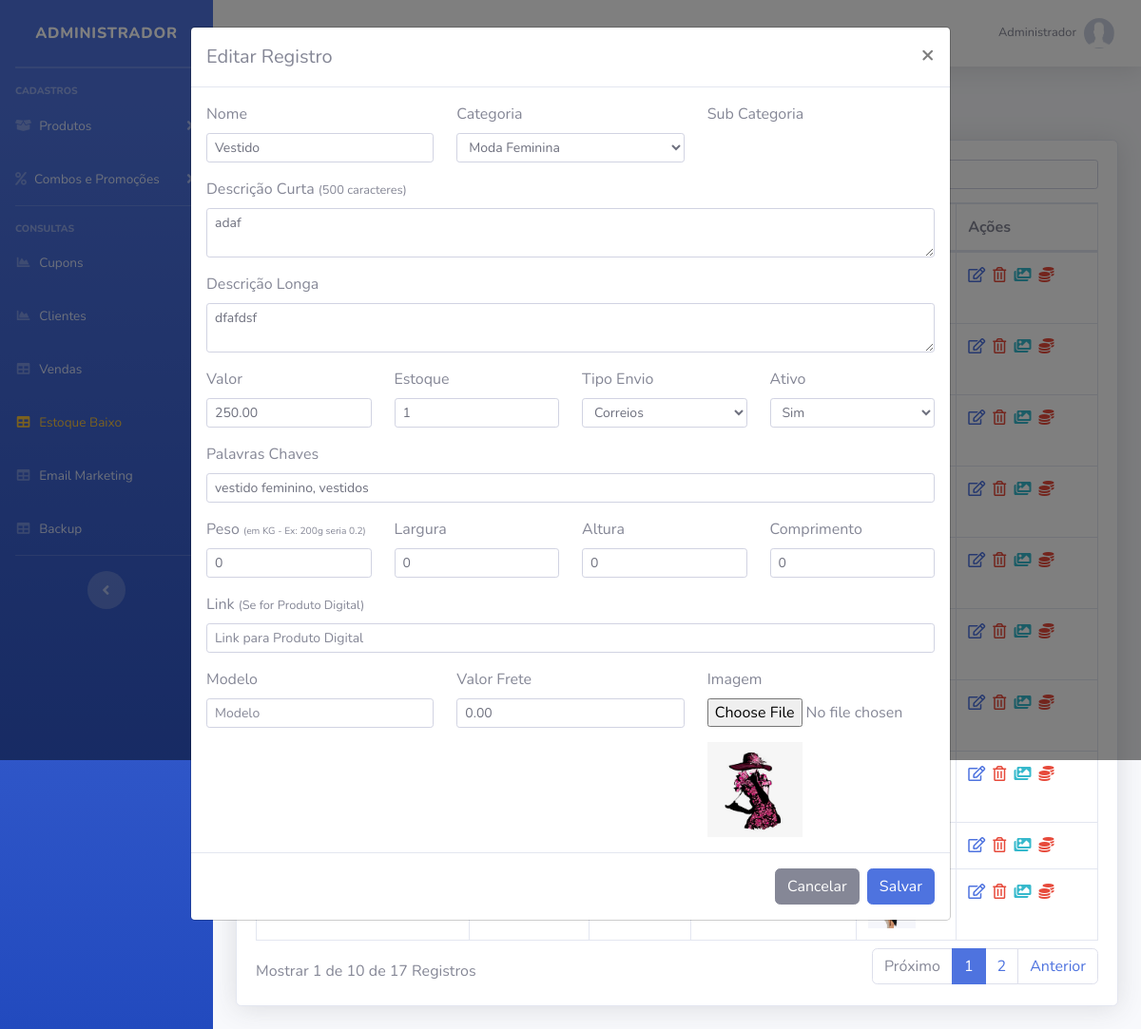
The page /sistema/painel-admin/index.php?pag=produtos&funcao=editar&id=3 (signed in) on the database its author committed.
### tables this page shows
CREATE TABLE `usuarios` (
  `id` int(11) NOT NULL AUTO_INCREMENT,
  `nome` varchar(50) NOT NULL,
  `cpf` varchar(20) NOT NULL,
  `email` varchar(50) NOT NULL,
  `senha` varchar(35) NOT NULL,
  `senha_crip` varchar(150) NOT NULL,
  `nivel` varchar(20) NOT NULL,
  PRIMARY KEY (`id`)
);

CREATE TABLE `produtos` (
  `id` int(11) NOT NULL AUTO_INCREMENT,
  `categoria` int(11) NOT NULL,
  `sub_categoria` int(11) NOT NULL,
  `nome` varchar(100) NOT NULL,
  `nome_url` varchar(100) NOT NULL,
  `descricao` varchar(1000) NOT NULL,
  `descricao_longa` text NOT NULL,
  `valor` decimal(10,2) NOT NULL,
  `imagem` varchar(100) NOT NULL,
  `estoque` int(11) NOT NULL,
  `tipo_envio` int(11) NOT NULL,
  `palavras` varchar(250) NOT NULL,
  `ativo` varchar(5) NOT NULL,
  `peso` double(8,2) DEFAULT NULL,
  `largura` double(8,2) DEFAULT NULL,
  `altura` double(8,2) DEFAULT NULL,
  `comprimento` double(8,2) DEFAULT NULL,
  `modelo` varchar(100) DEFAULT NULL,
  `valor_frete` decimal(8,2) DEFAULT NULL,
  `promocao` varchar(5) NOT NULL,
  PRIMARY KEY (`id`)
);

CREATE TABLE `categorias` (
  `id` int(11) NOT NULL AUTO_INCREMENT,
  `nome` varchar(50) NOT NULL,
  `nome_url` varchar(50) NOT NULL,
  `imagem` varchar(100) NOT NULL,
  PRIMARY KEY (`id`)
);

CREATE TABLE `tipo_envios` (
  `id` int(11) NOT NULL AUTO_INCREMENT,
  `nome` varchar(50) NOT NULL,
  PRIMARY KEY (`id`)
);

### sistema/painel-admin/produtos.php (the view, shortened to what the rows shown need)
<?php
$pag = "produtos";
require_once("../../conexao.php");
?>
<div class="row mt-4 mb-4">
  <a type="button" class="btn-primary btn-sm ml-3 d-none d-md-block" href="index.php?pag=<?php echo $pag ?>&funcao=novo">Novo Produto</a>
</div>
<div class="card shadow mb-4">
  <div class="card-body">
    <div class="table-responsive">
      <table class="table table-bordered" id="dataTable" width="100%" cellspacing="0">
        <thead>
          <tr>
            <th>Nome</th>
            <th>Valor</th>
            <th>Estoque</th>
            <th>SubCategoria</th>
            <th>Imagem</th>
            <th>Ações</th>
          </tr>
        </thead>
        <tbody>
         <?php
         $query = $pdo->query("SELECT * FROM produtos order by id desc ");
         $res = $query->fetchAll(PDO::FETCH_ASSOC);
         for ($i=0; $i < count($res); $i++) {
          $valor = $res[$i]['valor'];
          $estoque = $res[$i]['estoque'];
          $sub_cat = $res[$i]['sub_categoria'];
          $imagem = $res[$i]['imagem'];
          $promocao = $res[$i]['promocao'];
          $id = $res[$i]['id'];
          $valor = number_format($valor, 2, ',', '.');
          $query2 = $pdo->query("SELECT * from sub_categorias where id = '$sub_cat' ");
          $res2 = $query2->fetchAll(PDO::FETCH_ASSOC);
          $nome_cat = $res2[0]['nome'];
          ?>
          <tr>
            <td>
              <a href="index.php?pag=<?php echo $pag ?>&funcao=carac&id=<?php echo $id ?>" class="text-info">
              </a>
            </td>
            <td>R$ <?php echo $valor ?></td>
            <td><?php echo $estoque ?></td>
            <td><?php echo $nome_cat ?></td>
            <td><img src="../../img/produtos/<?php echo $imagem ?>" width="50"></td>
            <td>
             <a href="index.php?pag=<?php echo $pag ?>&funcao=editar&id=<?php echo $id ?>" class='text-primary mr-1' title='Editar Dados'><i class='far fa-edit'></i></a>
             <a href="index.php?pag=<?php echo $pag ?>&funcao=excluir&id=<?php echo $id ?>" class='text-danger mr-1' title='Excluir Registro'><i class='far fa-trash-alt'></i></a>
             <a href="index.php?pag=<?php echo $pag ?>&funcao=imagens&id=<?php echo $id ?>" class='text-info mr-1' title='Inserir Imagens'><i class='fas fa-images'></i></a>
             <a href="index.php?pag=<?php echo $pag ?>&funcao=promocao&id=<?php echo $id ?>" class=' mr-1' title='Adicionar Promoção'>
              <?php if($promocao == 'Sim'){
                echo "<i class='fas fa-coins text-success'></i>";
              }else{
                echo "<i class='fas fa-coins text-danger'></i>";
              } ?>
            </a>
          </td>
        </tr>
      <?php } ?>
    </tbody>
  </table>
</div>
</div>
</div>
<div class="modal fade" id="modalDados" tabindex="-1" role="dialog" aria-labelledby="exampleModalLabel" aria-hidden="true">
  <div class="modal-dialog modal-lg" role="document">
    <div class="modal-content">
      <div class="modal-header">
        <?php
        if (@$_GET['funcao'] == 'editar') {
          $titulo = "Editar Registro";
          $id2 = $_GET['id'];
          $query = $pdo->query("SELECT * FROM produtos where id = '" . $id2 . "' ");
          $res = $query->fetchAll(PDO::FETCH_ASSOC);
          $nome2 = $res[0]['nome'];
          $imagem2 = $res[0]['imagem'];
          $valor2 = $res[0]['valor'];
          $estoque2 = $res[0]['estoque'];
          $descricao2 = $res[0]['descricao'];
          $desc_longa2 = $res[0]['descricao_longa'];
          $tipo_envio2 = $res[0]['tipo_envio'];
          $palavras2 = $res[0]['palavras'];
          $ativo2 = $res[0]['ativo'];
          $peso2 = $res[0]['peso'];
          $largura2 = $res[0]['largura'];
          $altura2 = $res[0]['altura'];
          $comprimento2 = $res[0]['comprimento'];
          $modelo2 = $res[0]['modelo'];
          $valor_frete2 = $res[0]['valor_frete'];
          $nome_cat2 = $res[0]['categoria'];
          $link2 = $res[0]['link'];
        } else {
          $titulo = "Inserir Registro";
        }
        ?>
        <h5 class="modal-title" id="exampleModalLabel"><?php echo $titulo ?></h5>
        <button type="button" class="close" data-dismiss="modal" aria-label="Close">
          <span aria-hidden="true">&times;</span>
        </button>
      </div>
      <form id="form" method="POST">
        <div class="modal-body">
          <div class="row">
            <div class="col-md-4">
             <div class="form-group">
              <label >Nome</label>
              <input value="<?php echo @$nome2 ?>" type="text" class="form-control form-control-sm" id="nome-cat" name="nome-cat" placeholder="Nome">
            </div>
          </div>
          <div class="col-md-4">
            <div class="form-group">
              <label >Categoria</label>
              <select class="form-control form-control-sm" name="categoria" id="categoria">
                <?php
                if (@$_GET['funcao'] == 'editar') {
                  $query = $pdo->query("SELECT * from categorias where id = '$nome_cat2' ");
                  $res = $query->fetchAll(PDO::FETCH_ASSOC);
                  $nomeCat = $res[0]['nome'];
                  echo "<option value='".$nome_cat2."' >" . $nomeCat . "</option>";
                }
               ?>
             </select>
           </div>
         </div>
         <div class="col-md-4">
          <div class="form-group">
            <label >Sub Categoria</label>
          </div>
        </div>
      </div>
      <div class="form-group">
        <label >Descrição Curta <small>(500 caracteres)</small></label>
        <textarea maxlength="500" class="form-control form-control-sm" id="descricao" name="descricao" ><?php echo @$descricao2 ?></textarea>
      </div>
      <div class="form-group">
        <label >Descrição Longa </label>
        <textarea  class="form-control form-control-sm" id="descricao_longa" name="descricao_longa" ><?php echo @$desc_longa2 ?></textarea>
      </div>
      <div class="row">
        <div class="col-md-3">
         <div class="form-group">
          <label >Valor</label>
          <input value="<?php echo @$valor2 ?>" type="text" class="form-control form-control-sm" id="valor" name="valor" placeholder="Valor">
        </div>
      </div>
      <div class="col-md-3">
       <div class="form-group">
        <label >Estoque</label>
        <input value="<?php echo @$estoque2 ?>" type="text" class="form-control form-control-sm" id="estoque" name="estoque" placeholder="Quantidade">
      </div>
    </div>
    <div class="col-md-3">
     <div class="form-group">
      <label >Tipo Envio</label>
      <select class="form-control form-control-sm" name="tipo_envio" id="tipo_envio">
        <?php
        if (@$_GET['funcao'] == 'editar') {
          $query = $pdo->query("SELECT * from tipo_envios where id = '$tipo_envio2' ");
          $res = $query->fetchAll(PDO::FETCH_ASSOC);
          $nomeTipo = $res[0]['nome'];
          echo "<option value='".$tipo_envio2."' >" . $nomeTipo . "</option>";
        }
       ?>
     </select>
   </div>
 </div>
 <div class="col-md-3">
   <div class="form-group">
    <label >Ativo</label>
    <select class="form-control form-control-sm" name="ativo" id="ativo">
      <?php
      if (@$_GET['funcao'] == 'editar') {
        echo "<option value='".$ativo2."' >" . $ativo2 . "</option>";
      }
     ?>
   </select>
 </div>
</div>
</div>
<div class="form-group">
  <label >Palavras Chaves</label>
  <input value="<?php echo @$palavras2 ?>" type="text" class="form-control form-control-sm" id="palavras" name="palavras" placeholder="Palavras Chave">
</div>
<div class="row">
  <div class="col-md-3">
   <div class="form-group">
    <label >Peso <small><small>(em KG - Ex: 200g seria 0.2)</small></small></label>
    <input value="<?php echo @$peso2 ?>" type="text" class="form-control form-control-sm" id="peso" name="peso" placeholder="Peso em KG">
  </div>
</div>
<div class="col-md-3">
 <div class="form-group">
  <label >Largura</label>
  <input value="<?php echo @$largura2 ?>" type="text" class="form-control form-control-sm" id="largura" name="largura" placeholder="Largura">
</div>
</div>
<div class="col-md-3">
 <div class="form-group">
  <label >Altura</label>
  <input value="<?php echo @$altura2 ?>" type="text" class="form-control form-control-sm" id="altura" name="altura" placeholder="Altura">
</div>
</div>
<div class="col-md-3">
 <div class="form-group">
  <label >Comprimento</label>
  <input value="<?php echo @$comprimento2 ?>" type="text" class="form-control form-control-sm" id="comprimento" name="comprimento" placeholder="Comprimento">
</div>
</div>
</div>
<div class="form-group">
    <label >Link <small>(Se for Produto Digital)</small></label>
    <input value="<?php echo @$link2 ?>" type="text" class="form-control form-control-sm" id="link" name="link" placeholder="Link para Produto Digital">
</div>
<div class="row">
  <div class="col-md-4">
    <div class="form-group">
      <label >Modelo</label>
      <input value="<?php echo @$modelo2 ?>" type="text" class="form-control form-control-sm" id="modelo" name="modelo" placeholder="Modelo">
    </div>
  </div>
  <div class="col-md-4">
    <div class="form-group">
      <label >Valor Frete</label>
      <input value="<?php echo @$valor_frete2 ?>" type="text" class="form-control form-control-sm" id="valor-frete" name="valor-frete" placeholder="Valor Fixo Frete">
    </div>
  </div>
  <div class="col-md-4">
   <div class="form-group">
    <label >Imagem</label>
    <input type="file" value="<?php echo @$imagem2 ?>"  class="form-control-file" id="imagem" name="imagem" onChange="carregarImg();">
  </div>
  <?php if(@$imagem2 != ""){ ?>
    <img src="../../img/produtos/<?php echo $imagem2 ?>" width="100" height="100" id="target">
  <?php  }else{ ?>
    <img src="../../img/produtos/sem-foto.jpg" width="100" height="100" id="target">
  <?php } ?>
</div>
</div>
</div>
<div class="modal-footer">
  <button type="button" id="btn-fechar" class="btn btn-secondary" data-dismiss="modal">Cancelar</button>
  <button type="submit" name="btn-salvar" id="btn-salvar" class="btn btn-primary">Salvar</button>
</div>
</form>
</div>
</div>
</div>

### sistema/painel-admin/index.php (shortened to what the rows shown need)
<?php
require_once("../../conexao.php");
$pag = @$_GET["pag"];
$menu1 = "produtos";
$menu2 = "categorias";
$menu3 = "sub-categorias";
$menu4 = "combos";
$menu5 = "promocoes";
$menu6 = "clientes";
$menu7 = "vendas";
$menu8 = "backup";
$menu9 = "tipo-envios";
$menu10 = "carac";
$menu11 = "alertas";
$menu12 = "cupons";
$menu13 = "estoque";
$res = $pdo->query("SELECT * FROM usuarios where id = '$_SESSION[id_usuario]'");
$dados = $res->fetchAll(PDO::FETCH_ASSOC);
$nome_usu = @$dados[0]['nome'];
?>
<!DOCTYPE html>
<html lang="en">
<head>
    <link href="../vendor/fontawesome-free/css/all.min.css" rel="stylesheet" type="text/css">
    <link href="../css/sb-admin-2.min.css" rel="stylesheet">
    <link href="../css/style.css" rel="stylesheet">
    <link href="../vendor/datatables/dataTables.bootstrap4.min.css" rel="stylesheet">
</head>
<body id="page-top">
    <div id="wrapper">
                    <div id="content-wrapper" class="d-flex flex-column">
                        <div id="content">
                            <nav class="navbar navbar-expand navbar-light bg-white topbar mb-4 static-top shadow">
                                <ul class="navbar-nav ml-auto">
                                    <li class="nav-item dropdown no-arrow">
                                        <a class="nav-link dropdown-toggle" href="#" id="userDropdown" role="button" data-toggle="dropdown" aria-haspopup="true" aria-expanded="false">
                                            <span class="mr-2 d-none d-lg-inline text-gray-600 small"><?php echo @$nome_usu ?></span>
                                            <img class="img-profile rounded-circle" src="../../img/sem-foto.jpg">
                                        </a>
                                    </li>
                                </ul>
                            </nav>
                            <div class="container-fluid">
                                <?php if ($pag == null) {
                                    include_once("home.php");
                                } else if ($pag==$menu1) {
                                    include_once($menu1.".php");
                                } else if ($pag==$menu2) {
                                    include_once($menu2.".php");
                                } else if ($pag==$menu3) {
                                    include_once($menu3.".php");
                                } else if ($pag==$menu4) {
                                    include_once($menu4.".php");
                                } else if ($pag==$menu5) {
                                    include_once($menu5.".php");
                                } else if ($pag==$menu6) {
                                    include_once($menu6.".php");
                                } else if ($pag==$menu7) {
                                    include_once($menu7.".php");
                                } else if ($pag==$menu8) {
                                    include_once($menu8.".php");
                                } else if ($pag==$menu9) {
                                    include_once($menu9.".php");
                                } else if ($pag==$menu10) {
                                    include_once($menu10.".php");
                                 } else if ($pag==$menu11) {
                                    include_once($menu11.".php");
                                } else if ($pag==$menu12) {
                                    include_once($menu12.".php");
                                } else if ($pag==$menu13) {
                                    include_once($menu13.".php");
                                } else {
                                    include_once("home.php");
                                }
                                ?>
                            </div>
                        </div>
                    </div>
                </div>
            </body>
            </html>

### rows shown on the page
usuarios: nome "Administrador"
produtos: promocao "Não" (drawn)
produtos: promocao "Não" (drawn)
produtos: promocao "Não" (drawn)
produtos: promocao "Não" (drawn)
produtos: promocao "Não" (drawn)
produtos: promocao "Não" (drawn)
produtos: promocao "Não" (drawn)
produtos: promocao "Não" (drawn)
produtos: promocao "Não" (drawn)
produtos: promocao "Não" (drawn)
produtos: nome-cat "Vestido", descricao "adaf", descricao_longa "dfafdsf", valor "250.00", estoque "1", ativo "Sim", palavras "vestido feminino, vestidos", peso "0", largura "0", altura "0", comprimento "0", valor-frete "0.00", imagem (picture)
categorias: categoria "Moda Feminina"
tipo_envios: tipo_envio "Correios"

### other values the page prints
$titulo "Editar Registro"
